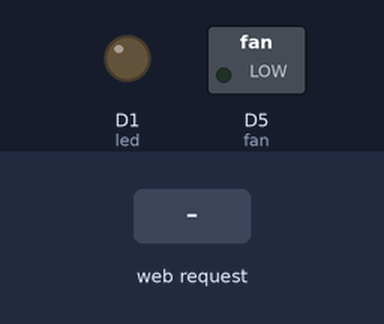
Bench run of a sketch on a simulated ESP8266 (NodeMCU). Shown: switched loads named in the sketch (green lamp = pin HIGH), output pins drawn as LEDs (lit = HIGH). The inputs (shaded band) are chosen by the test bench. WiFi joins after 1.5 s; servers stay silent unless stated; what the sketch prints to the serial monitor is not drawn.

Above: at 2.7 s.
2.8 s: HTTP request GET /Fan_on received
At 3.2 s:
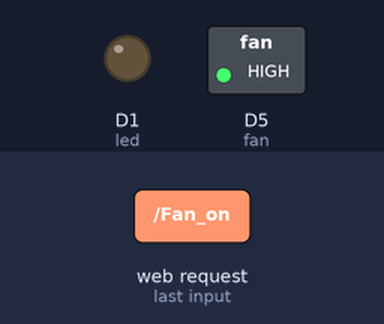
4.3 s: HTTP request GET /LED_on received
At 5.5 s:
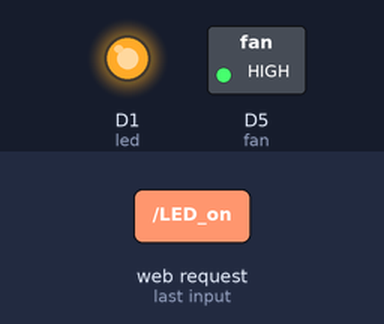
5.8 s: HTTP request GET /Fan_off received
At 6.7 s:
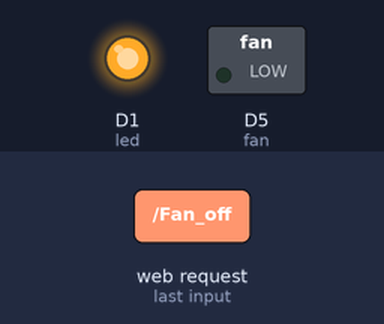
Timing chart, 0 to 8.8 s (numbered marks = the images above; inputs shaded):
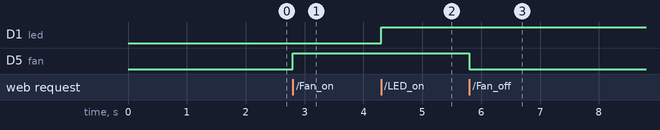

The sketch:

micro_5th.ino
```cpp
#include <ESP8266WiFi.h>
#include <WiFiClient.h>
#include <ESP8266WebServer.h>

/* Set these to your desired credentials. */
const char *ssid = "AndroidAP9790"; //Enter your WIFI ssid
const char *password = "00000000"; //Enter your WIFI password
int led = D1;
int fan = D5;
ESP8266WebServer server(80);

char index_html[] PROGMEM = R"rawliteral(
<!DOCTYPE HTML><html>
<head>
  <title>Micro Lib Azazad University of shiraz</title>
</head>
<body>
   <center>
   <div>
    <form action="/Fan_on" method="get" id="form1" style="display: inline;">
       <button type="submit" value="FanOn" style="height:120px; width:200px;font-size:40px;">Fan On</button>
    </form>
     <form action="/Fan_off" method="get" id="form2" style="display: inline;">
       <button type="submit"  value="FanOff" style="height:120px; width:200px;font-size:40px;">Fan Off</button>
     </form>
     </div>
   <br>
    <div>
    <form action="/LED_on" method="get" id="form3" style="display: inline;">
       <button type="submi" value="LedOn"style="height:120px; width:200px;font-size:40px;">Led On</button>
    </form>
    <form action="/LED_off" method="get" id="form4" style="display: inline;">
       <button type="submi"  value="LedOff"style="height:120px; width:200px;font-size:40px;">Led Off</button>
    </form>
     </div>
    </center>
</body>
)rawliteral"; //End index_html[]

void handleRoot() {
  String mysite = String((char *)index_html);
  server.send(200,"text/html",mysite);
  }
void Function_FanOn(){
    digitalWrite(fan,HIGH);
    Serial.println("Fan on");
    handleRoot();
  }
void Function_FanOff(){
    digitalWrite(fan,LOW);
    Serial.println("Fan off");
    handleRoot();
  }
 void  Function_LEDon(){
    digitalWrite(led,HIGH);
    Serial.println("led on");
    handleRoot();
  }
  void Function_LEDoff(){
    digitalWrite(led,LOW);
    Serial.println("led off");
    handleRoot();
  }

void setup() {
  pinMode(fan, OUTPUT);
  pinMode(led, OUTPUT);

  Serial.begin(9600);
  Serial.print("Configuring access point...");
  WiFi.begin(ssid, password);
  while (WiFi.status() != WL_CONNECTED) {
    delay(500);
    Serial.print(".");
  }
  Serial.println("");
  Serial.println("WiFi connected");
  Serial.println("IP address: ");
  Serial.println(WiFi.localIP());
  server.on ( "/", handleRoot );

  server.begin();
  Serial.println ( "HTTP server started" );
  server.on("/Fan_on",Function_FanOn);
  server.on("/Fan_off",Function_FanOff);
  server.on("/LED_on",Function_LEDon);
  server.on("/LED_off",Function_LEDoff);
}
void loop() {
  server.handleClient();
}
```

Measured:
- after the input at 2.8 s, D5 (fan): LOW → HIGH at once
- after the input at 4.3 s, D1 (led): LOW → HIGH at once
- after the input at 5.8 s, D5 (fan): HIGH → LOW at once
